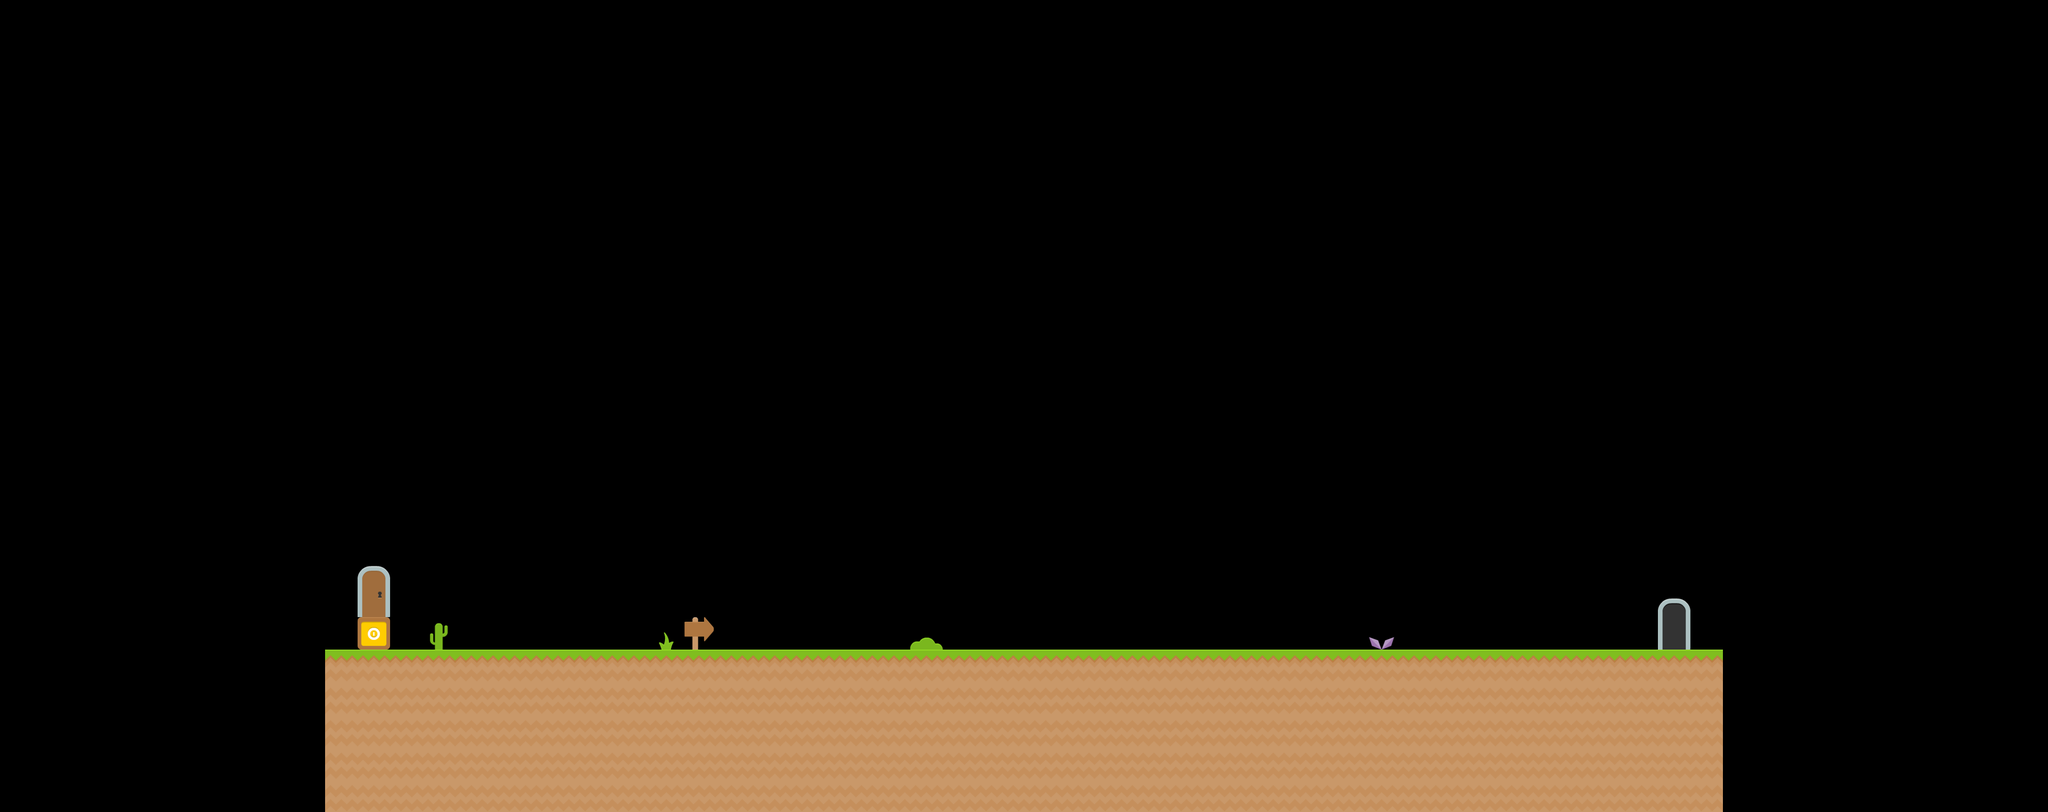

The image is a tile-based game level rendered from a .tmx file. Its description and source (layers, tilesets, objects; grid data summarised) follow:
An orthogonal 63x25 tile map with 64x64 px tiles, 2 tile layers (props, terrain) and 67 objects (10x enemy_slime, 7x enemy_snail, 7x enemy_fish, 6x enemy_spider, player).

<map version="1.0" orientation="orthogonal" renderorder="right-down" width="63" height="25" tilewidth="64" tileheight="64" nextobjectid="112">
 <properties>
  <property name="texture" value="@res/textures/tiles" />
 </properties>
 <tileset firstgid="1" name="Terrain" tilewidth="64" tileheight="64">
  <image source="../../res/textures/tiles.png" width="1024" height="1024" />
 </tileset>
 <layer name="props" width="63" height="25">
  <data>[1575 cells, 9 non-empty, 9 distinct tile ids]</data>
 </layer>
 <layer name="terrain" width="63" height="25">
  <data>[1575 cells, 216 non-empty, 4 distinct tile ids]</data>
 </layer>
 <objectgroup name="characters">
  <object id="1" name="player" x="715.495" y="1175.52" width="36.3734" height="31.4506">
   <ellipse />
  </object>
  <object id="2" name="enemy_slime" x="2130.43" y="1072.13" width="36.3734" height="31.4506">
   <ellipse />
  </object>
  <object id="3" name="enemy_snail" x="2628.81" y="949.275" width="36.3734" height="31.4506">
   <ellipse />
  </object>
  <object id="4" name="enemy_spider" x="2422.81" y="1169.28" width="36.3734" height="31.4506">
   <ellipse />
  </object>
  <object id="5" name="enemy_snail" x="2316.57" y="1074" width="36.3734" height="31.4506">
   <ellipse />
  </object>
  <object id="6" name="enemy_spider" x="2077.77" y="1205.14" width="36.3734" height="31.4506">
   <ellipse />
  </object>
  <object id="7" name="enemy_slime" x="1678.78" y="1216.18" width="36.3734" height="31.4506">
   <ellipse />
  </object>
  <object id="8" name="enemy_snail" x="1976.01" y="1206.78" width="36.3734" height="31.4506">
   <ellipse />
  </object>
  <object id="9" name="enemy_snail" x="1782.6" y="1006.75" width="36.3734" height="31.4506">
   <ellipse />
  </object>
  <object id="10" name="enemy_spider" x="2167.23" y="1192.1" width="36.3734" height="31.4506">
   <ellipse />
  </object>
  <object id="11" name="enemy_slime" x="2237.05" y="945.286" width="36.3734" height="31.4506">
   <ellipse />
  </object>
  <object id="12" name="enemy_snail" x="2423.19" y="947.157" width="36.3734" height="31.4506">
   <ellipse />
  </object>
  <object id="13" name="enemy_slime" x="2563.68" y="1169.88" width="36.3734" height="31.4506">
   <ellipse />
  </object>
  <object id="14" name="enemy_slime" x="2691.51" y="948.902" width="36.3734" height="31.4506">
   <ellipse />
  </object>
  <object id="15" name="enemy_spider" x="1523.58" y="1225.31" width="36.3734" height="31.4506">
   <ellipse />
  </object>
  <object id="16" name="enemy_slime" x="1817.65" y="1072.64" width="36.3734" height="31.4506">
   <ellipse />
  </object>
  <object id="17" name="enemy_snail" x="2003.79" y="1074.51" width="36.3734" height="31.4506">
   <ellipse />
  </object>
  <object id="18" name="enemy_spider" x="2224.35" y="1075.8" width="36.3734" height="31.4506">
   <ellipse />
  </object>
  <object id="19" name="enemy_slime" x="2299.35" y="1197.26" width="36.3734" height="31.4506">
   <ellipse />
  </object>
  <object id="20" name="enemy_spider" x="2429.62" y="1194.88" width="36.3734" height="31.4506">
   <ellipse />
  </object>
  <object id="21" name="enemy_slime" x="1830.39" y="1214.25" width="36.3734" height="31.4506">
   <ellipse />
  </object>
  <object id="22" name="enemy_snail" x="2209.06" y="1193.59" width="36.3734" height="31.4506">
   <ellipse />
  </object>
  <object id="24" name="enemy_fish" x="3618.85" y="1353.43" width="36.3734" height="31.4506">
   <ellipse />
  </object>
  <object id="25" name="enemy_fish" x="3863.96" y="1348.47" width="36.3734" height="31.4506">
   <ellipse />
  </object>
  <object id="26" name="enemy_fish" x="3707.98" y="1343.52" width="36.3734" height="31.4506">
   <ellipse />
  </object>
  <object id="27" name="enemy_fish" x="439.847" y="1341.05" width="36.3734" height="31.4506">
   <ellipse />
  </object>
  <object id="28" name="enemy_fish" x="244.254" y="1333.62" width="36.3734" height="31.4506">
   <ellipse />
  </object>
  <object id="29" name="enemy_fish" x="120.461" y="1358.38" width="36.3734" height="31.4506">
   <ellipse />
  </object>
  <object id="30" name="enemy_fish" x="41.2339" y="1358.38" width="36.3734" height="31.4506">
   <ellipse />
  </object>
 </objectgroup>
 <objectgroup name="collision_static" visible="0">
  <object id="31" x="768" y="1280" width="1856" />
  <object id="32" x="3200" y="1280" width="192" height="320" />
  <object id="43" x="2816" y="1280" width="384" height="320" />
  <object id="44" x="2624" y="1280" width="192" height="320" />
  <object id="45" x="704" y="1216" width="64" height="128" />
  <object id="46" x="640" y="1280" width="64" height="320" />
  <object id="51" x="0" y="1362" width="640" height="128" />
  <object id="52" x="3392" y="1357" width="640" height="128" />
 </objectgroup>
 <objectgroup name="collision_hand_of_god" visible="0">
  <object id="53" x="2813.82" y="1438.91" width="377.956" height="26.5418" />
  <object id="54" x="3264" y="1152" width="64" height="128" />
 </objectgroup>
 <objectgroup name="collision_ladder" visible="0" />
 <objectgroup name="interactive_props" visible="0">
  <object id="56" x="826.73" y="1147.97" width="100" height="100">
   <ellipse />
  </object>
  <object id="60" x="2438.84" y="1058.09" width="32" height="32" />
  <object id="63" x="930.45" y="1129.65" width="128" height="128">
   <ellipse />
  </object>
  <object id="64" x="2053.06" y="1223.27" width="50" height="50">
   <ellipse />
  </object>
  <object id="67" x="1075.14" y="1057.6" width="192" height="192" />
  <object id="110" x="2864" y="688" width="128" height="128">
   <ellipse />
  </object>
 </objectgroup>
 <objectgroup name="collectables" visible="0">
  <object id="68" x="960" y="1216">
   <polyline points="0,0 320,0" />
  </object>
  <object id="69" x="1280" y="1024">
   <polyline points="0,0 192,-64" />
  </object>
  <object id="70" x="1088" y="896">
   <polyline points="0,0 122.947,126.849" />
  </object>
  <object id="71" x="896" y="640">
   <polyline points="0,0 704,0" />
  </object>
  <object id="72" x="1474.98" y="661.428">
   <polyline points="0,0 192,-128" />
  </object>
  <object id="73" x="2112" y="1216">
   <polyline points="0,0 256,-256" />
  </object>
  <object id="75" x="2816" y="1216">
   <polyline points="0,0 128,-192" />
  </object>
  <object id="76" x="3008" y="1024">
   <polyline points="0,0 192,192" />
  </object>
  <object id="77" x="696.319" y="1078.37">
   <polyline points="0,0 132.394,-380.098" />
  </object>
  <object id="78" x="967.513" y="1110.4">
   <polyline points="0,0 113.175,0" />
  </object>
  <object id="84" x="1179.4" y="202.145">
   <polyline points="0,0 -162.289,17.0831" />
  </object>
  <object id="87" x="2107.81" y="738.843">
   <polyline points="0,0 275.95,-10.8308" />
  </object>
  <object id="88" x="797.785" y="1017.96">
   <polyline points="0,0 75.7309,204.297" />
  </object>
  <object id="89" x="1401.73" y="1184.61">
   <polyline points="0,0 696.112,-93.6291" />
  </object>
  <object id="90" x="1914.66" y="877.264">
   <polyline points="0,0 77.3458,138.408" />
  </object>
  <object id="91" x="2053.06" y="1027.89">
   <polyline points="0,0 65.1333,-142.479" />
  </object>
  <object id="92" x="2146.69" y="1025.85">
   <polyline points="0,0 142.479,-109.912" />
  </object>
  <object id="103" name="enemy_slime" x="1285.47" y="1036.45" width="36.3734" height="31.4506">
   <ellipse />
  </object>
  <object id="104" name="enemy_slime" x="2152.13" y="732.101" width="36.3734" height="31.4506">
   <ellipse />
  </object>
 </objectgroup>
 <objectgroup name="collision_water">
  <object id="106" x="0" y="1324" width="640" height="276" />
  <object id="107" x="3392" y="1269" width="640" height="333" />
 </objectgroup>
 <objectgroup name="collision_bridge">
  <object id="111" x="2368" y="1280">
   <polyline points="0,0 620,-392" />
  </object>
 </objectgroup>
</map>
